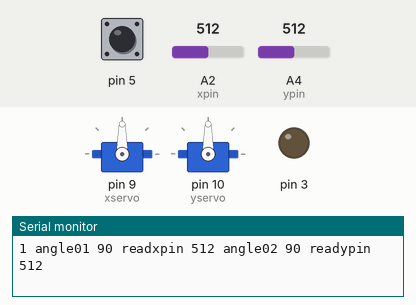
This sketch was run on a simulated Arduino Uno, built with avr-gcc and run on an emulated ATmega328P. On the bench: 2 × servo, output pins drawn as LEDs (lit = HIGH), the last lines printed to the serial monitor. Inputs (shaded band) come from the test bench; at power-on: A2 (xpin) = 512, A4 (ypin) = 512, pin 5 HIGH.

Above: at 1.2 s.
1.3 s: A2 (xpin) set to 614
At 2.3 s:
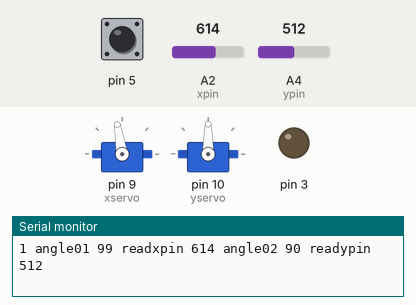
4.3 s: A2 (xpin) set to 635
At 5.5 s:
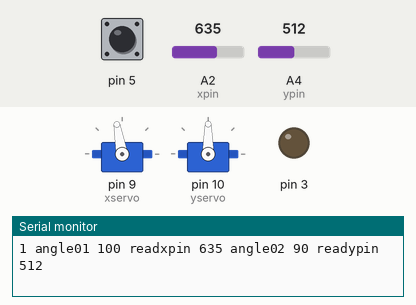
5.8 s: A4 (ypin) set to 716
At 7.1 s:
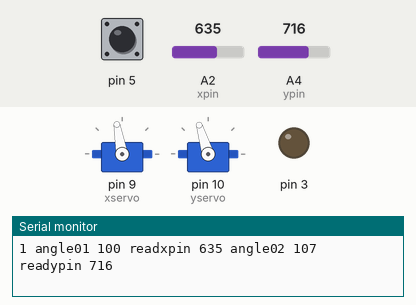
7.4 s: pin 5 pulled LOW for 0.15 s
At 8.0 s:
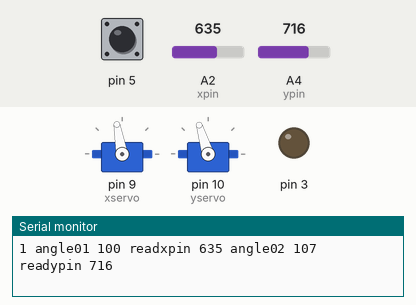
9.0 s: A4 (ypin) set to 986
At 9.5 s:
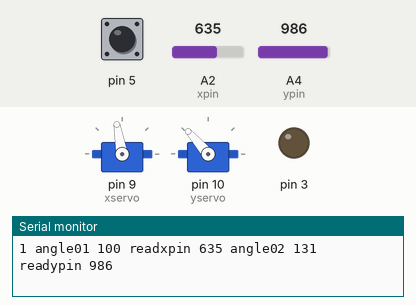
10.6 s: A4 (ypin) set to 1007
At 11.9 s:
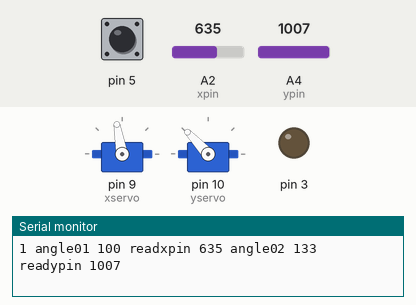
Timing chart, 0 to 13.6 s (numbered marks = the images above; inputs shaded):
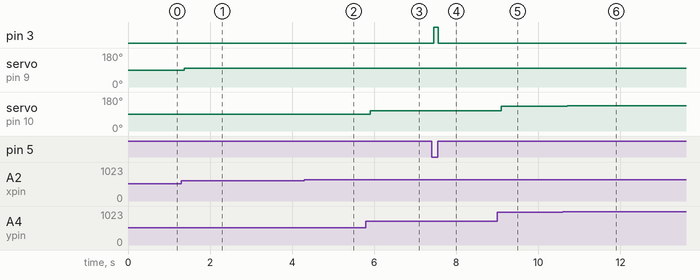

The sketch:

P13_The_one_with_Dual_Servo_Motors_and_Lazer.ino
```cpp
#include <Servo.h>
Servo servo01;
Servo servo02;
int xpin=A2;
int ypin=A4;
int xservo=9;
int yservo=10;
void setup() {
  // put your setup code here, to run once:
pinMode(xpin,INPUT);
pinMode(ypin,INPUT);
Serial.begin(9600);
servo01.attach(xservo);
servo02.attach(yservo);
pinMode(5, INPUT);
digitalWrite(5, 1);
pinMode(3, OUTPUT);
}

void loop() {
  // put your main code here, to run repeatedly:
int readxpin=analogRead(xpin);
int readypin=analogRead(ypin);
int i = digitalRead(5);
Serial.print(i);
if (i==1){
  digitalWrite(3, 0);
}
if (i==0){
  digitalWrite(3, 1);
}
int angle01=map(readxpin, 0, 1023, 45, 135);
int angle02=map(readypin, 0, 1023, 45, 135);
Serial.print(" angle01 ");
Serial.print(angle01);
Serial.print(" readxpin ");
Serial.print(readxpin);
Serial.print(" angle02 ");
Serial.print(angle02);
Serial.print(" readypin ");
Serial.println(readypin);


servo01.write(angle01);
servo02.write(angle02);
}
```

Measured:
- after the input at 1.3 s, servo on pin 9 (xservo): 90° → 99° after 0.07 s
- after the input at 4.3 s, servo on pin 9 (xservo): 99° → 100° after 0.09 s
- after the input at 5.8 s, servo on pin 10 (yservo): 90° → 107° after 0.10 s
- after the input at 7.4 s, pin 3: LOW → HIGH after 0.05 s, → LOW 0.11 s later
- after the input at 9.0 s, servo on pin 10 (yservo): 107° → 131° after 0.10 s
- after the input at 10.6 s, servo on pin 10 (yservo): 131° → 133° after 0.10 s
